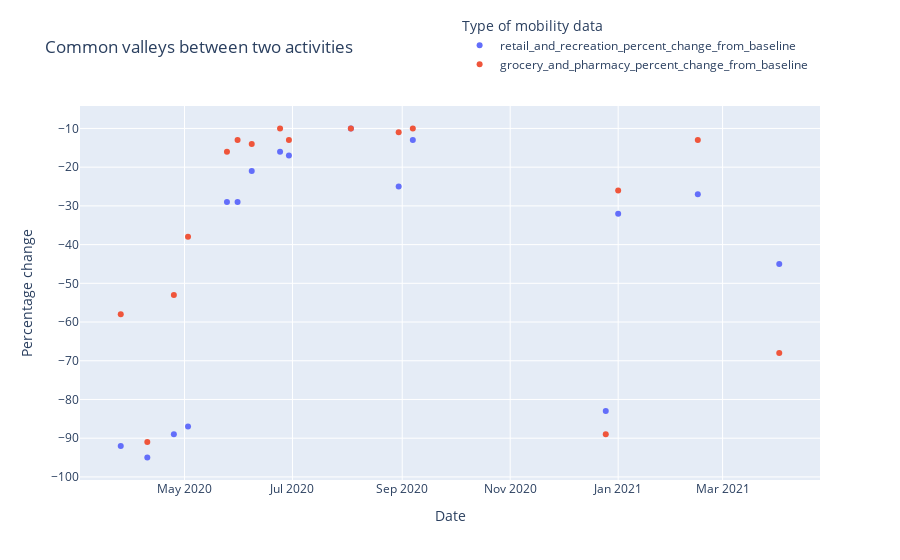

Here is the notebook cell this chart was saved with:
### Code cell
# PLOT THE DATAFRAME

# Plot the dataframe with the common valleys between the two activities
fig = px.scatter(df_min_act_all, x='date', y=[act_list[0], act_list[1]], 
                 title = 'Common valleys between two activities',
                 labels={'date': 'Date', 'value': 'Percentage change', 'variable': 'Type of mobility data'})

# Move the location of the legend to the upper right corner
fig.update_layout(legend=dict(yanchor='top', y=1.25, xanchor='right', x=0.99))

# Show the graph
fig.show()

### Figure 1 — Plotly figure (JSON) as saved in the notebook; plotly's stock layout.template omitted (floating-point values rounded to 4 significant figures)
{"data": [{"hovertemplate": "Type of mobility data=retail_and_recreation_percent_change_from_baseline<br>Date=%{x}<br>Percentage change=%{y}<extra></extra>", "legendgroup": "retail_and_recreation_percent_change_from_baseline", "marker": {"color": "#636efa", "symbol": "circle"}, "mode": "markers", "name": "retail_and_recreation_percent_change_from_baseline", "orientation": "v", "showlegend": true, "type": "scatter", "x": ["2020-03-26", "2020-04-10", "2020-04-25", "2020-05-03", "2020-05-25", "2020-05-31", "2020-06-08", "2020-06-24", "2020-06-29", "2020-08-03", "2020-08-30", "2020-09-07", "2020-12-25", "2021-01-01", "2021-02-15", "2021-04-02"], "xaxis": "x", "y": [-92, -95, -89, -87, -29, -29, -21, -16, -17, -10, -25, -13, -83, -32, -27, -45], "yaxis": "y"}, {"hovertemplate": "Type of mobility data=grocery_and_pharmacy_percent_change_from_baseline<br>Date=%{x}<br>Percentage change=%{y}<extra></extra>", "legendgroup": "grocery_and_pharmacy_percent_change_from_baseline", "marker": {"color": "#EF553B", "symbol": "circle"}, "mode": "markers", "name": "grocery_and_pharmacy_percent_change_from_baseline", "orientation": "v", "showlegend": true, "type": "scatter", "x": ["2020-03-26", "2020-04-10", "2020-04-25", "2020-05-03", "2020-05-25", "2020-05-31", "2020-06-08", "2020-06-24", "2020-06-29", "2020-08-03", "2020-08-30", "2020-09-07", "2020-12-25", "2021-01-01", "2021-02-15", "2021-04-02"], "xaxis": "x", "y": [-58, -91, -53, -38, -16, -13, -14, -10, -13, -10, -11, -10, -89, -26, -13, -68], "yaxis": "y"}], "layout": {"legend": {"title": {"text": "Type of mobility data"}, "tracegroupgap": 0, "x": 0.99, "xanchor": "right", "y": 1.25, "yanchor": "top"}, "title": {"text": "Common valleys between two activities"}, "xaxis": {"anchor": "y", "domain": [0, 1], "title": {"text": "Date"}}, "yaxis": {"anchor": "x", "domain": [0, 1], "title": {"text": "Percentage change"}}}}
